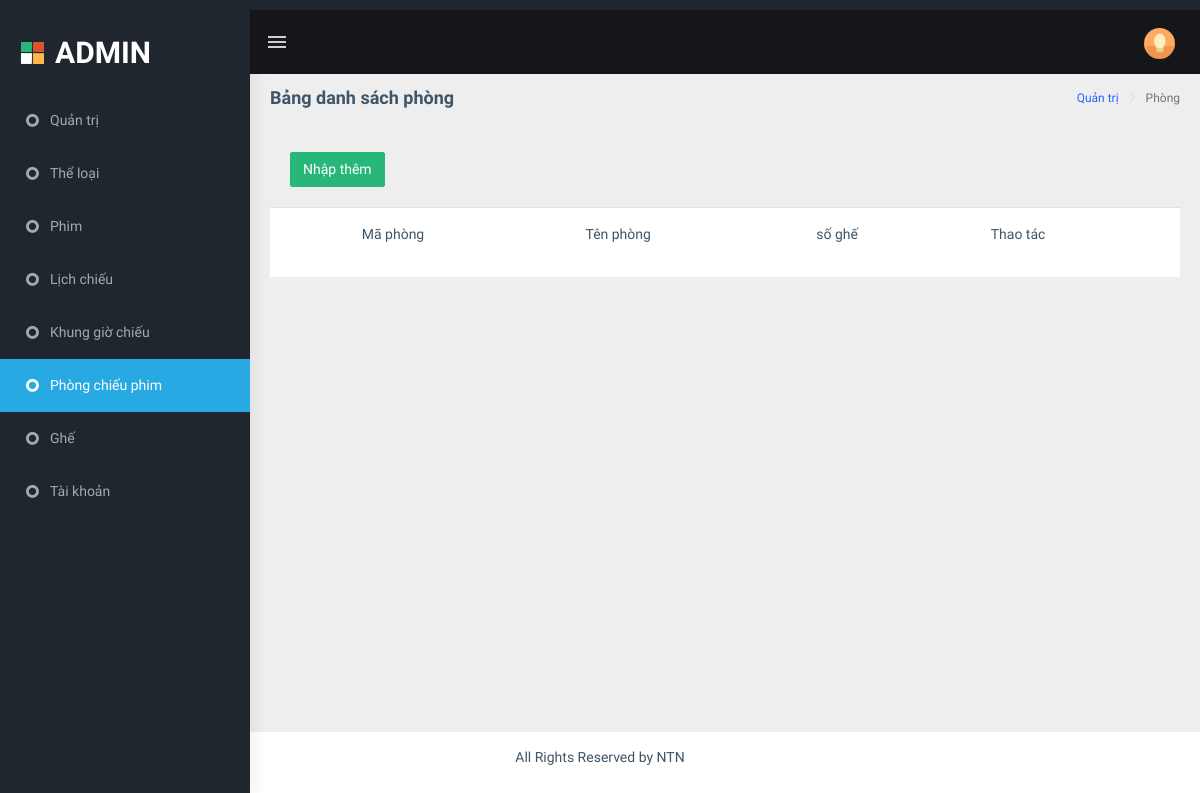
The app's page /admin/index.php?act=list_phongchieu, older data.
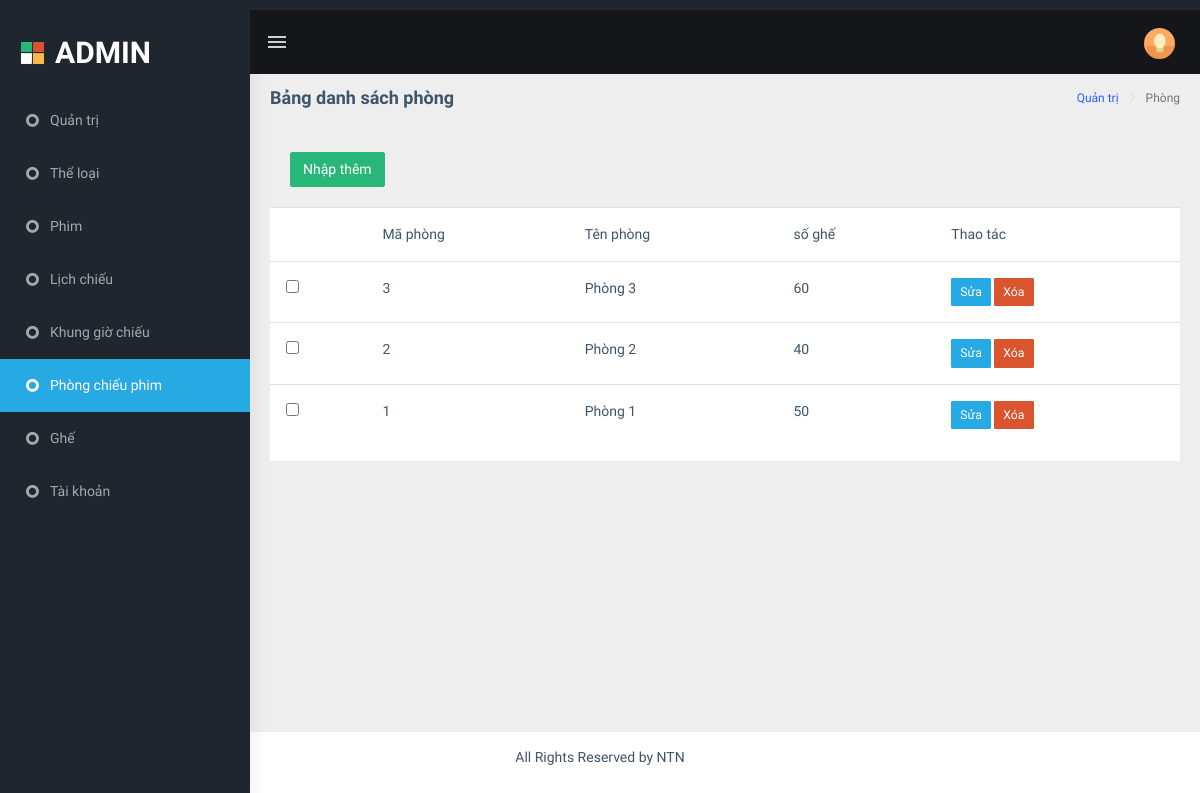
The same page, newer data.
### tables this page shows
CREATE TABLE `phong_chieu` (
  `id` int(11) NOT NULL,
  `ten_phong` varchar(255) NOT NULL,
  `so_ghe` int(11) NOT NULL
);

### admin/models/pdo.php (called while the page is built, shortened)
<?php
function pdo_get_connection(){
    $dburl = "mysql:host=localhost;dbname=duan11;charset=utf8";
    $username = 'root';
    $password = '';
    $conn = new PDO($dburl, $username, $password);
    $conn->setAttribute(PDO::ATTR_ERRMODE, PDO::ERRMODE_EXCEPTION);
    return $conn;
}
function pdo_query($sql){
    $sql_args = array_slice(func_get_args(), 1);
    try{
        $conn = pdo_get_connection();
        $stmt = $conn->prepare($sql);
        $stmt->execute($sql_args);
        $rows = $stmt->fetchAll();
        return $rows;
    }
    catch(PDOException $e){
        throw $e;
    }
    finally{
        unset($conn);
    }
}

### admin/models/phong.php (called while the page is built, shortened)
<?php
        function loadall_phong(){
            $sql="SELECT * FROM phong_chieu order by id desc";
            $listphong = pdo_query($sql);
            return $listphong;
        }
?>

### admin/phong_chieu/list.php (the view)
<div class="page-wrapper">
            <div class="page-breadcrumb">
                <div class="row">
                    <div class="col-12 d-flex no-block align-items-center">
                        <h4 class="page-title">Bảng danh sách phòng</h4>
                        <div class="ml-auto text-right">
                            <nav aria-label="breadcrumb">
                                <ol class="breadcrumb">
                                    <li class="breadcrumb-item"><a href="#">Quản trị</a></li>
                                    <li class="breadcrumb-item active" aria-current="page">Phòng</li>
                                </ol>
                            </nav>
                        </div>
                    </div>
                </div>
            </div>
            <div class="container-fluid">
                <div class="row">
                        <div class="col-12"> <div class="card-body">
                            <a href="index.php?act=add_phongchieu"><input type="button"class="btn btn-success" value="Nhập thêm"></a>
                        </div>
                        <div class="card">
                            <table class="table">
                            <tr>
                                <th></th>
                                <th>Mã phòng</th>
                                <th>Tên phòng</th>
                                <th>số ghế</th>
                                <th>Thao tác</th>
                            </tr>
                            <?php
                                foreach($listphong as $phong){
                                    extract($phong);
                                    $suaphong="index.php?act=suaphong&id=".$id;
                                    $xoaphong="index.php?act=xoaphong&id=".$id;
                                    echo '<tr>
                                        <td><input type="checkbox" name="" id=""></td>
                                        <td>'.$id.'</td>
                                        <td>'.$ten_phong.'</td>
                                        <td>'.$so_ghe.'</td>
                                        <td><a href="'.$suaphong.'"><input type="button" class="btn btn-cyan btn-sm" value="Sửa"></a>
                                        <a onclick="'."return confirm('Bạn có muốn xóa?')".'" href="'.$xoaphong.'"><input type="button" value="Xóa" class="btn btn-danger btn-sm"></a></td>
                                    </tr>
                                    ';
                                }
                            ?>
                            </table>
                        </div>
                    </div>
                    </div>
                </div>
            </div>

Row changes from the older to the newer data that the page shows:
added phong_chieu: id "3", ten_phong "Phòng 3", so_ghe "60"
added phong_chieu: id "2", ten_phong "Phòng 2", so_ghe "40"
added phong_chieu: id "1", ten_phong "Phòng 1", so_ghe "50"
